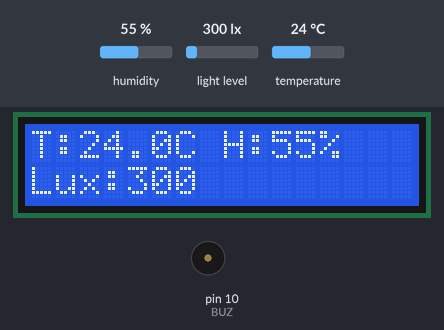
Recording of a sketch running on a simulated Arduino Uno, built with avr-gcc and run on an emulated ATmega328P. Shown: 16×2 character LCD, buzzer (waves = sounding, pin HIGH). The test bench sets the inputs (shaded band); at power-on: light level 300 lx, temperature 24 °C, humidity 55 %. What the sketch prints to the serial monitor is not drawn.

Above: at 2.2 s.
2.3 s: light level set to 40 lx
At 3.7 s:
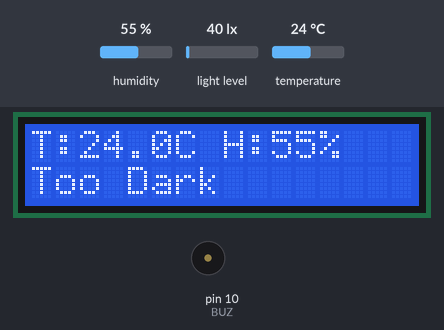
4.2 s: temperature set to 29.4 °C
At 5.0 s:
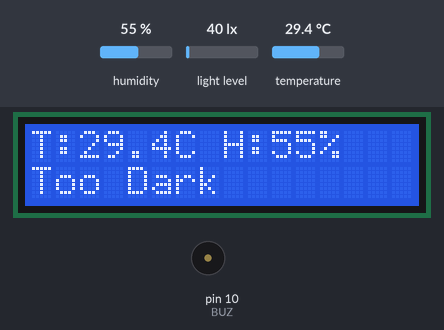
5.9 s: temperature set to 30.9 °C
At 6.18 s:
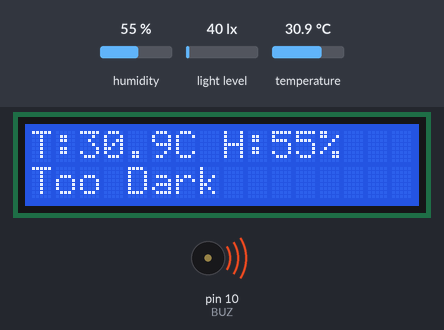
9.0 s: light level set to 500 lx
At 9.46 s:
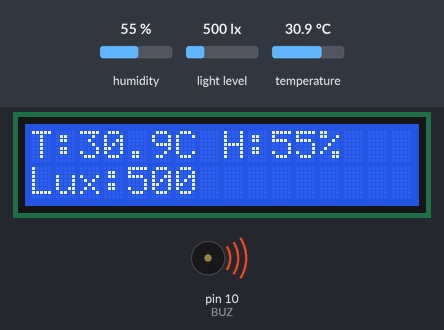
12.1 s: humidity set to 22 %
At 13.2 s:
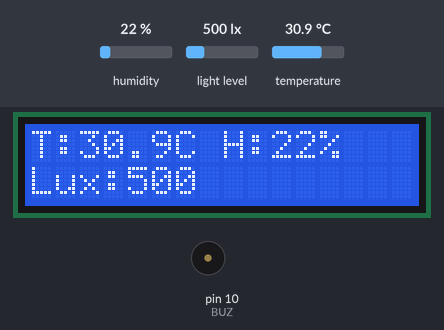
Timing chart, 0 to 15.1 s (numbered marks = the images above; inputs shaded):
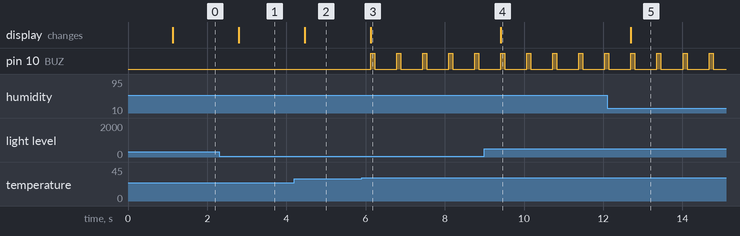

The sketch:

lesson-23_Home_Environment_Monitoring.ino
```cpp
#include <Wire.h>
#include "DHT20.h"
#include <BH1750.h>
#include "Adafruit_LiquidCrystal.h"

// ================== object definition ==================
DHT20 DHT;
BH1750 lightMeter(0x5c);
Adafruit_LiquidCrystal lcd(0);

// ================== macro definition ==================
#define BUZ 10
#define TEMP_ALARM 30.0
#define DARK_LUX 50.0

// ================== variable ==================
float temperature = 0;
float humidity = 0;
float lux = 0;

// ================== initialize ==================
void setup() {
  Serial.begin(115200);
  Wire.begin();

  // ---- DHT20 ----
  DHT.begin();
  delay(1000);

  // ---- BH1750 ----
  if (lightMeter.begin(BH1750::CONTINUOUS_HIGH_RES_MODE, 0x5c, &Wire)) {
    Serial.println("BH1750 init OK");
  } else {
    Serial.println("BH1750 init FAIL");
  }

  // ---- LCD1602 ----
  while (!lcd.begin(16, 2)) {
    Serial.println("LCD init failed");
    delay(50);
  }
  lcd.setBacklight(1);
  lcd.clear();

  // ---- buzzer ----
  pinMode(BUZ, OUTPUT);
  digitalWrite(BUZ, LOW);

  Serial.println("Mini Environment Station Ready!");
}

// ================== major cycle ==================
void loop() {

  // ----------- Read DHT20 -----------
  if (millis() - DHT.lastRead() >= 1000) {
    int status = DHT.read();
    if (status == DHT20_OK) {
      temperature = DHT.getTemperature();
      humidity = DHT.getHumidity();
    }
  }

  // ----------- Read the light intensity. -----------
  if (lightMeter.measurementReady(true)) {
    lux = lightMeter.readLightLevel();
  }

  // ----------- LCD display -----------
  lcd.setCursor(0, 0);
  lcd.print("T:");
  lcd.print(temperature, 1);
  lcd.print("C ");
  lcd.print("H:");
  lcd.print(humidity, 0);
  lcd.print("% ");

  lcd.setCursor(0, 1);
  if (lux < DARK_LUX) {
    lcd.print("Too Dark       ");
  } else {
    lcd.print("Lux:");
    lcd.print(lux, 0);
    lcd.print("          ");
  }

  // ----------- Temperature alarm -----------
  if (temperature > TEMP_ALARM) {
    digitalWrite(BUZ, HIGH);
    delay(100);
    digitalWrite(BUZ, LOW);
  }

  // ----------- Serial port debugging output -----------
  Serial.print("Temp: ");
  Serial.print(temperature);
  Serial.print(" C | Hum: ");
  Serial.print(humidity);
  Serial.print(" % | Lux: ");
  Serial.println(lux);

  delay(500);
}
```

Measured:
- the behaviour switches between 30 and 30.1 °C on temperature (found by bisection; images 2 and 3)
- after the input at 2.3 s, the display: changes after 0.50 s (image 1)
- after the input at 4.2 s, the display: changes after 0.26 s (image 2)
- after the input at 5.9 s, pin 10 (BUZ): alternates HIGH for 0.10 s and LOW for 0.56 s, starting after 0.23 s; the display: changes after 0.23 s (image 3)
- after the input at 9.0 s, the display: changes after 0.41 s (image 4)
- after the input at 12.1 s, the display: changes after 0.60 s (image 5)
